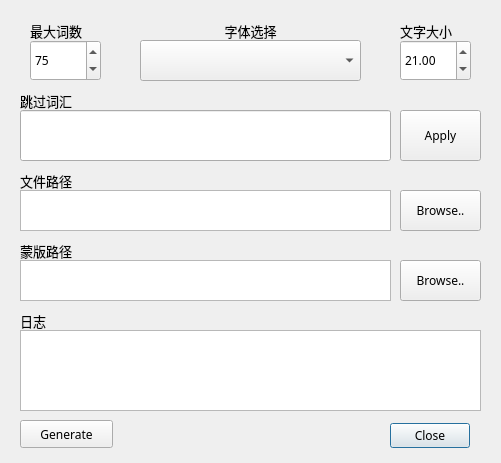
<?xml version="1.0" encoding="UTF-8"?>
<ui version="4.0">
 <class>MainDialog</class>
 <widget class="QDialog" name="MainDialog">
  <property name="geometry">
   <rect>
    <x>0</x>
    <y>0</y>
    <width>501</width>
    <height>463</height>
   </rect>
  </property>
  <property name="font">
   <font>
    <family>Adobe 黑体 Std R</family>
   </font>
  </property>
  <property name="mouseTracking">
   <bool>false</bool>
  </property>
  <property name="windowTitle">
   <string>词云配置</string>
  </property>
  <widget class="QDialogButtonBox" name="QuitBox">
   <property name="geometry">
    <rect>
     <x>380</x>
     <y>420</y>
     <width>101</width>
     <height>32</height>
    </rect>
   </property>
   <property name="layoutDirection">
    <enum>Qt::RightToLeft</enum>
   </property>
   <property name="orientation">
    <enum>Qt::Horizontal</enum>
   </property>
   <property name="standardButtons">
    <set>QDialogButtonBox::Close</set>
   </property>
   <property name="centerButtons">
    <bool>true</bool>
   </property>
  </widget>
  <widget class="QToolButton" name="MaskChooseButton">
   <property name="geometry">
    <rect>
     <x>400</x>
     <y>260</y>
     <width>81</width>
     <height>41</height>
    </rect>
   </property>
   <property name="text">
    <string>Browse..</string>
   </property>
  </widget>
  <widget class="QTextBrowser" name="MaskPathPreview">
   <property name="geometry">
    <rect>
     <x>20</x>
     <y>260</y>
     <width>371</width>
     <height>41</height>
    </rect>
   </property>
  </widget>
  <widget class="QLabel" name="label_4">
   <property name="geometry">
    <rect>
     <x>20</x>
     <y>240</y>
     <width>81</width>
     <height>21</height>
    </rect>
   </property>
   <property name="font">
    <font>
     <family>Adobe 黑体 Std R</family>
     <pointsize>10</pointsize>
    </font>
   </property>
   <property name="text">
    <string>蒙版路径</string>
   </property>
   <property name="textInteractionFlags">
    <set>Qt::NoTextInteraction</set>
   </property>
  </widget>
  <widget class="QTextBrowser" name="LogBrowser">
   <property name="geometry">
    <rect>
     <x>20</x>
     <y>330</y>
     <width>461</width>
     <height>81</height>
    </rect>
   </property>
  </widget>
  <widget class="QLabel" name="label_6">
   <property name="geometry">
    <rect>
     <x>20</x>
     <y>310</y>
     <width>81</width>
     <height>21</height>
    </rect>
   </property>
   <property name="font">
    <font>
     <family>Adobe 黑体 Std R</family>
     <pointsize>10</pointsize>
    </font>
   </property>
   <property name="text">
    <string>日志</string>
   </property>
   <property name="textInteractionFlags">
    <set>Qt::NoTextInteraction</set>
   </property>
  </widget>
  <widget class="QTextBrowser" name="FilePathPreview">
   <property name="geometry">
    <rect>
     <x>20</x>
     <y>190</y>
     <width>371</width>
     <height>41</height>
    </rect>
   </property>
  </widget>
  <widget class="QToolButton" name="FileChooseButton">
   <property name="geometry">
    <rect>
     <x>400</x>
     <y>190</y>
     <width>81</width>
     <height>41</height>
    </rect>
   </property>
   <property name="text">
    <string>Browse..</string>
   </property>
  </widget>
  <widget class="QLabel" name="label_7">
   <property name="geometry">
    <rect>
     <x>20</x>
     <y>170</y>
     <width>81</width>
     <height>21</height>
    </rect>
   </property>
   <property name="font">
    <font>
     <family>Adobe 黑体 Std R</family>
     <pointsize>10</pointsize>
    </font>
   </property>
   <property name="text">
    <string>文件路径</string>
   </property>
   <property name="textInteractionFlags">
    <set>Qt::NoTextInteraction</set>
   </property>
  </widget>
  <widget class="QDoubleSpinBox" name="FontSizeSelectBox">
   <property name="geometry">
    <rect>
     <x>400</x>
     <y>40</y>
     <width>71</width>
     <height>41</height>
    </rect>
   </property>
   <property name="maximum">
    <double>999.899999999999977</double>
   </property>
   <property name="singleStep">
    <double>0.500000000000000</double>
   </property>
   <property name="value">
    <double>21.000000000000000</double>
   </property>
  </widget>
  <widget class="QLabel" name="label">
   <property name="geometry">
    <rect>
     <x>400</x>
     <y>20</y>
     <width>71</width>
     <height>21</height>
    </rect>
   </property>
   <property name="font">
    <font>
     <family>Adobe 黑体 Std R</family>
     <pointsize>10</pointsize>
    </font>
   </property>
   <property name="text">
    <string>文字大小</string>
   </property>
   <property name="textInteractionFlags">
    <set>Qt::NoTextInteraction</set>
   </property>
  </widget>
  <widget class="QLabel" name="label_5">
   <property name="geometry">
    <rect>
     <x>210</x>
     <y>20</y>
     <width>81</width>
     <height>21</height>
    </rect>
   </property>
   <property name="font">
    <font>
     <family>Adobe 黑体 Std R</family>
     <pointsize>10</pointsize>
    </font>
   </property>
   <property name="text">
    <string>字体选择</string>
   </property>
   <property name="alignment">
    <set>Qt::AlignCenter</set>
   </property>
   <property name="textInteractionFlags">
    <set>Qt::NoTextInteraction</set>
   </property>
  </widget>
  <widget class="QSpinBox" name="MaxWordCountBox">
   <property name="geometry">
    <rect>
     <x>30</x>
     <y>40</y>
     <width>71</width>
     <height>41</height>
    </rect>
   </property>
   <property name="maximum">
    <number>999</number>
   </property>
   <property name="value">
    <number>75</number>
   </property>
  </widget>
  <widget class="QLabel" name="label_2">
   <property name="geometry">
    <rect>
     <x>30</x>
     <y>20</y>
     <width>71</width>
     <height>21</height>
    </rect>
   </property>
   <property name="font">
    <font>
     <family>Adobe 黑体 Std R</family>
     <pointsize>10</pointsize>
    </font>
   </property>
   <property name="text">
    <string>最大词数</string>
   </property>
   <property name="textInteractionFlags">
    <set>Qt::NoTextInteraction</set>
   </property>
  </widget>
  <widget class="QPushButton" name="GenerateButton">
   <property name="geometry">
    <rect>
     <x>20</x>
     <y>420</y>
     <width>93</width>
     <height>28</height>
    </rect>
   </property>
   <property name="text">
    <string>Generate</string>
   </property>
  </widget>
  <widget class="QComboBox" name="FontSelectBox">
   <property name="geometry">
    <rect>
     <x>140</x>
     <y>40</y>
     <width>221</width>
     <height>41</height>
    </rect>
   </property>
  </widget>
  <widget class="QLabel" name="label_8">
   <property name="geometry">
    <rect>
     <x>20</x>
     <y>90</y>
     <width>81</width>
     <height>21</height>
    </rect>
   </property>
   <property name="font">
    <font>
     <family>Adobe 黑体 Std R</family>
     <pointsize>10</pointsize>
    </font>
   </property>
   <property name="text">
    <string>跳过词汇</string>
   </property>
   <property name="textInteractionFlags">
    <set>Qt::NoTextInteraction</set>
   </property>
  </widget>
  <widget class="QToolButton" name="StopWordApplyButton">
   <property name="geometry">
    <rect>
     <x>400</x>
     <y>110</y>
     <width>81</width>
     <height>51</height>
    </rect>
   </property>
   <property name="text">
    <string>Apply</string>
   </property>
  </widget>
  <widget class="QLineEdit" name="StopWordEdit">
   <property name="geometry">
    <rect>
     <x>20</x>
     <y>110</y>
     <width>371</width>
     <height>51</height>
    </rect>
   </property>
  </widget>
 </widget>
 <tabstops>
  <tabstop>MaskChooseButton</tabstop>
  <tabstop>MaskPathPreview</tabstop>
  <tabstop>LogBrowser</tabstop>
  <tabstop>FilePathPreview</tabstop>
  <tabstop>FileChooseButton</tabstop>
  <tabstop>FontSizeSelectBox</tabstop>
  <tabstop>MaxWordCountBox</tabstop>
 </tabstops>
 <resources/>
 <connections>
  <connection>
   <sender>QuitBox</sender>
   <signal>accepted()</signal>
   <receiver>MainDialog</receiver>
   <slot>accept()</slot>
   <hints>
    <hint type="sourcelabel">
     <x>248</x>
     <y>254</y>
    </hint>
    <hint type="destinationlabel">
     <x>157</x>
     <y>274</y>
    </hint>
   </hints>
  </connection>
  <connection>
   <sender>QuitBox</sender>
   <signal>rejected()</signal>
   <receiver>MainDialog</receiver>
   <slot>reject()</slot>
   <hints>
    <hint type="sourcelabel">
     <x>316</x>
     <y>260</y>
    </hint>
    <hint type="destinationlabel">
     <x>286</x>
     <y>274</y>
    </hint>
   </hints>
  </connection>
 </connections>
</ui>
